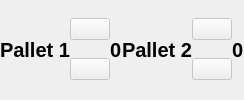
                     <widget class="QWidget" name="widget_6" native="true">
                      <layout class="QHBoxLayout" name="horizontalLayout_16">
                       <property name="spacing">
                        <number>0</number>
                       </property>
                       <property name="leftMargin">
                        <number>0</number>
                       </property>
                       <property name="topMargin">
                        <number>0</number>
                       </property>
                       <property name="rightMargin">
                        <number>0</number>
                       </property>
                       <property name="bottomMargin">
                        <number>0</number>
                       </property>
                       <item>
                        <widget class="QWidget" name="widget_9" native="true">
                         <layout class="QHBoxLayout" name="horizontalLayout_17">
                          <property name="spacing">
                           <number>0</number>
                          </property>
                          <property name="leftMargin">
                           <number>0</number>
                          </property>
                          <property name="topMargin">
                           <number>0</number>
                          </property>
                          <property name="rightMargin">
                           <number>0</number>
                          </property>
                          <property name="bottomMargin">
                           <number>0</number>
                          </property>
                          <item>
                           <widget class="QLabel" name="label_10">
                            <property name="sizePolicy">
                             <sizepolicy hsizetype="Fixed" vsizetype="Preferred">
                              <horstretch>0</horstretch>
                              <verstretch>0</verstretch>
                             </sizepolicy>
                            </property>
                            <property name="font">
                             <font>
                              <pointsize>15</pointsize>
                              <weight>75</weight>
                              <bold>true</bold>
                             </font>
                            </property>
                            <property name="text">
                             <string>Pallet 1</string>
                            </property>
                           </widget>
                          </item>
                          <item alignment="Qt::AlignLeft">
                           <widget class="QWidget" name="widget_11" native="true">
                            <layout class="QVBoxLayout" name="verticalLayout_10">
                             <property name="spacing">
                              <number>0</number>
                             </property>
                             <property name="leftMargin">
                              <number>0</number>
                             </property>
                             <property name="topMargin">
                              <number>0</number>
                             </property>
                             <property name="rightMargin">
                              <number>0</number>
                             </property>
                             <property name="bottomMargin">
                              <number>0</number>
                             </property>
                             <item>
                              <widget class="QPushButton" name="palet">
                               <property name="enabled">
                                <bool>false</bool>
                               </property>
                               <property name="cursor">
                                <cursorShape>PointingHandCursor</cursorShape>
                               </property>
                               <property name="text">
                                <string/>
                               </property>
                               <property name="icon">
                                <iconset resource="QSS/QSS_Resources.qrc">
                                 <normaloff>:/icons/Icons/plus-circle.png</normaloff>:/icons/Icons/plus-circle.png</iconset>
                               </property>
                               <property name="iconSize">
                                <size>
                                 <width>70</width>
                                 <height>70</height>
                                </size>
                               </property>
                              </widget>
                             </item>
                             <item>
                              <widget class="QPushButton" name="pushButton_2">
                               <property name="enabled">
                                <bool>false</bool>
                               </property>
                               <property name="cursor">
                                <cursorShape>PointingHandCursor</cursorShape>
                               </property>
                               <property name="text">
                                <string/>
                               </property>
                               <property name="icon">
                                <iconset resource="QSS/QSS_Resources.qrc">
                                 <normaloff>:/icons/Icons/minus-circle.png</normaloff>:/icons/Icons/minus-circle.png</iconset>
                               </property>
                               <property name="iconSize">
                                <size>
                                 <width>70</width>
                                 <height>70</height>
                                </size>
                               </property>
                              </widget>
                             </item>
                            </layout>
                           </widget>
                          </item>
                          <item>
                           <widget class="QLabel" name="label_11">
                            <property name="sizePolicy">
                             <sizepolicy hsizetype="Preferred" vsizetype="Preferred">
                              <horstretch>0</horstretch>
                              <verstretch>0</verstretch>
                             </sizepolicy>
                            </property>
                            <property name="font">
                             <font>
                              <pointsize>15</pointsize>
                              <weight>75</weight>
                              <bold>true</bold>
                             </font>
                            </property>
                            <property name="text">
                             <string>0</string>
                            </property>
                           </widget>
                          </item>
                         </layout>
                        </widget>
                       </item>
                       <item>
                        <widget class="QWidget" name="widget_10" native="true">
                         <layout class="QHBoxLayout" name="horizontalLayout_18">
                          <property name="spacing">
                           <number>0</number>
                          </property>
                          <property name="leftMargin">
                           <number>0</number>
                          </property>
                          <property name="topMargin">
                           <number>0</number>
                          </property>
                          <property name="rightMargin">
                           <number>0</number>
                          </property>
                          <property name="bottomMargin">
                           <number>0</number>
                          </property>
                          <item>
                           <widget class="QLabel" name="label_13">
                            <property name="sizePolicy">
                             <sizepolicy hsizetype="Fixed" vsizetype="Preferred">
                              <horstretch>0</horstretch>
                              <verstretch>0</verstretch>
                             </sizepolicy>
                            </property>
                            <property name="font">
                             <font>
                              <pointsize>15</pointsize>
                              <weight>75</weight>
                              <bold>true</bold>
                             </font>
                            </property>
                            <property name="text">
                             <string>Pallet 2</string>
                            </property>
                           </widget>
                          </item>
                          <item>
                           <widget class="QWidget" name="widget_12" native="true">
                            <layout class="QVBoxLayout" name="verticalLayout_11">
                             <property name="spacing">
                              <number>0</number>
                             </property>
                             <property name="leftMargin">
                              <number>0</number>
                             </property>
                             <property name="topMargin">
                              <number>0</number>
                             </property>
                             <property name="rightMargin">
                              <number>0</number>
                             </property>
                             <property name="bottomMargin">
                              <number>0</number>
                             </property>
                             <item>
                              <widget class="QPushButton" name="pushButton_3">
                               <property name="enabled">
                                <bool>false</bool>
                               </property>
                               <property name="cursor">
                                <cursorShape>PointingHandCursor</cursorShape>
                               </property>
                               <property name="text">
                                <string/>
                               </property>
                               <property name="icon">
                                <iconset resource="QSS/QSS_Resources.qrc">
                                 <normaloff>:/icons/Icons/plus-circle.png</normaloff>:/icons/Icons/plus-circle.png</iconset>
                               </property>
                               <property name="iconSize">
                                <size>
                                 <width>70</width>
                                 <height>70</height>
                                </size>
                               </property>
                              </widget>
                             </item>
                             <item>
                              <widget class="QPushButton" name="pushButton_4">
                               <property name="enabled">
                                <bool>false</bool>
                               </property>
                               <property name="cursor">
                                <cursorShape>PointingHandCursor</cursorShape>
                               </property>
                               <property name="text">
                                <string/>
                               </property>
                               <property name="icon">
                                <iconset resource="QSS/QSS_Resources.qrc">
                                 <normaloff>:/icons/Icons/minus-circle.png</normaloff>:/icons/Icons/minus-circle.png</iconset>
                               </property>
                               <property name="iconSize">
                                <size>
                                 <width>70</width>
                                 <height>70</height>
                                </size>
                               </property>
                              </widget>
                             </item>
                            </layout>
                           </widget>
                          </item>
                          <item>
                           <widget class="QLabel" name="label_12">
                            <property name="font">
                             <font>
                              <pointsize>15</pointsize>
                              <weight>75</weight>
                              <bold>true</bold>
                             </font>
                            </property>
                            <property name="text">
                             <string>0</string>
                            </property>
                           </widget>
                          </item>
                         </layout>
                        </widget>
                       </item>
                      </layout>
                     </widget>
